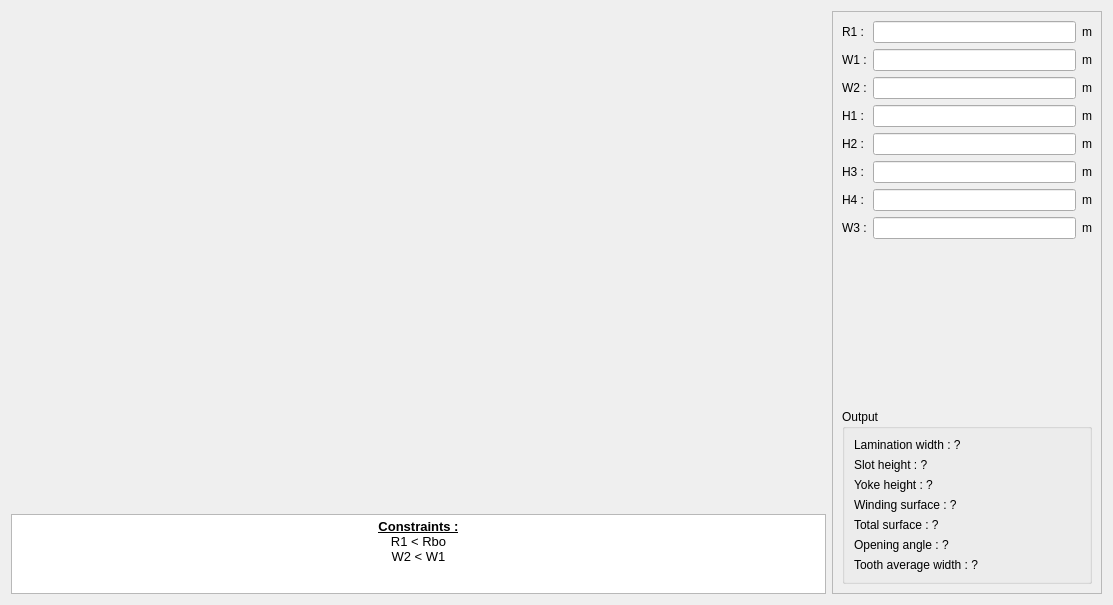
<?xml version="1.0" encoding="UTF-8"?>
<ui version="4.0">
 <class>PWSlot60</class>
 <widget class="QWidget" name="PWSlot60">
  <property name="geometry">
   <rect>
    <x>0</x>
    <y>0</y>
    <width>1113</width>
    <height>605</height>
   </rect>
  </property>
  <property name="minimumSize">
   <size>
    <width>630</width>
    <height>470</height>
   </size>
  </property>
  <property name="maximumSize">
   <size>
    <width>16777215</width>
    <height>16777215</height>
   </size>
  </property>
  <property name="windowTitle">
   <string>Form</string>
  </property>
  <layout class="QHBoxLayout" name="horizontalLayout">
   <item>
    <layout class="QVBoxLayout" name="verticalLayout_2">
     <item>
      <widget class="QLabel" name="img_slot">
       <property name="sizePolicy">
        <sizepolicy hsizetype="Expanding" vsizetype="Expanding">
         <horstretch>0</horstretch>
         <verstretch>0</verstretch>
        </sizepolicy>
       </property>
       <property name="maximumSize">
        <size>
         <width>16777215</width>
         <height>16777215</height>
        </size>
       </property>
       <property name="text">
        <string/>
       </property>
       <property name="pixmap">
        <pixmap resource="../../../../Resources/pyleecan.qrc">:/images/images/MachineSetup/WSlot/Slot_60.png</pixmap>
       </property>
       <property name="scaledContents">
        <bool>false</bool>
       </property>
       <property name="alignment">
        <set>Qt::AlignCenter</set>
       </property>
      </widget>
     </item>
     <item>
      <widget class="QTextEdit" name="txt_constraint">
       <property name="sizePolicy">
        <sizepolicy hsizetype="Expanding" vsizetype="Fixed">
         <horstretch>0</horstretch>
         <verstretch>0</verstretch>
        </sizepolicy>
       </property>
       <property name="maximumSize">
        <size>
         <width>16777215</width>
         <height>80</height>
        </size>
       </property>
       <property name="verticalScrollBarPolicy">
        <enum>Qt::ScrollBarAlwaysOff</enum>
       </property>
       <property name="html">
        <string>&lt;!DOCTYPE HTML PUBLIC &quot;-//W3C//DTD HTML 4.0//EN&quot; &quot;http://www.w3.org/TR/REC-html40/strict.dtd&quot;&gt;
&lt;html&gt;&lt;head&gt;&lt;meta name=&quot;qrichtext&quot; content=&quot;1&quot; /&gt;&lt;style type=&quot;text/css&quot;&gt;
p, li { white-space: pre-wrap; }
&lt;/style&gt;&lt;/head&gt;&lt;body style=&quot; font-family:'MS Shell Dlg 2'; font-size:7.8pt; font-weight:400; font-style:normal;&quot;&gt;
&lt;p align=&quot;center&quot; style=&quot; margin-top:0px; margin-bottom:0px; margin-left:0px; margin-right:0px; -qt-block-indent:0; text-indent:0px;&quot;&gt;&lt;span style=&quot; font-size:10pt; font-weight:600; text-decoration: underline;&quot;&gt;Constraints :&lt;/span&gt;&lt;/p&gt;
&lt;p align=&quot;center&quot; style=&quot; margin-top:0px; margin-bottom:0px; margin-left:0px; margin-right:0px; -qt-block-indent:0; text-indent:0px;&quot;&gt;&lt;span style=&quot; font-size:10pt;&quot;&gt;R1 &amp;lt; Rbo&lt;/span&gt;&lt;/p&gt;
&lt;p align=&quot;center&quot; style=&quot; margin-top:0px; margin-bottom:0px; margin-left:0px; margin-right:0px; -qt-block-indent:0; text-indent:0px;&quot;&gt;&lt;span style=&quot; font-size:10pt;&quot;&gt;W2 &amp;lt; W1&lt;/span&gt;&lt;/p&gt;&lt;/body&gt;&lt;/html&gt;</string>
       </property>
       <property name="textInteractionFlags">
        <set>Qt::TextSelectableByKeyboard|Qt::TextSelectableByMouse</set>
       </property>
      </widget>
     </item>
    </layout>
   </item>
   <item>
    <widget class="QScrollArea" name="scrollArea">
     <property name="minimumSize">
      <size>
       <width>270</width>
       <height>0</height>
      </size>
     </property>
     <property name="maximumSize">
      <size>
       <width>270</width>
       <height>16777215</height>
      </size>
     </property>
     <property name="widgetResizable">
      <bool>true</bool>
     </property>
     <widget class="QWidget" name="scrollAreaWidgetContents_2">
      <property name="geometry">
       <rect>
        <x>0</x>
        <y>0</y>
        <width>268</width>
        <height>581</height>
       </rect>
      </property>
      <layout class="QVBoxLayout" name="verticalLayout_4">
       <item>
        <layout class="QGridLayout" name="gridLayout">
         <item row="0" column="0">
          <widget class="QLabel" name="in_R1">
           <property name="text">
            <string>R1 :</string>
           </property>
          </widget>
         </item>
         <item row="0" column="1">
          <widget class="FloatEdit" name="lf_R1"/>
         </item>
         <item row="0" column="2">
          <widget class="QLabel" name="unit_R1">
           <property name="text">
            <string>m</string>
           </property>
          </widget>
         </item>
         <item row="1" column="0">
          <widget class="QLabel" name="in_W1">
           <property name="text">
            <string>W1 :</string>
           </property>
          </widget>
         </item>
         <item row="1" column="1">
          <widget class="FloatEdit" name="lf_W1"/>
         </item>
         <item row="1" column="2">
          <widget class="QLabel" name="unit_W1">
           <property name="text">
            <string>m</string>
           </property>
          </widget>
         </item>
         <item row="2" column="0">
          <widget class="QLabel" name="in_W2">
           <property name="text">
            <string>W2 :</string>
           </property>
          </widget>
         </item>
         <item row="2" column="1">
          <widget class="FloatEdit" name="lf_W2"/>
         </item>
         <item row="2" column="2">
          <widget class="QLabel" name="unit_W2">
           <property name="text">
            <string>m</string>
           </property>
          </widget>
         </item>
         <item row="3" column="0">
          <widget class="QLabel" name="in_H1">
           <property name="text">
            <string>H1 :</string>
           </property>
          </widget>
         </item>
         <item row="3" column="1">
          <widget class="FloatEdit" name="lf_H1"/>
         </item>
         <item row="3" column="2">
          <widget class="QLabel" name="unit_H1">
           <property name="text">
            <string>m</string>
           </property>
          </widget>
         </item>
         <item row="4" column="0">
          <widget class="QLabel" name="in_H2">
           <property name="text">
            <string>H2 :</string>
           </property>
          </widget>
         </item>
         <item row="4" column="1">
          <widget class="FloatEdit" name="lf_H2"/>
         </item>
         <item row="4" column="2">
          <widget class="QLabel" name="unit_H2">
           <property name="text">
            <string>m</string>
           </property>
          </widget>
         </item>
         <item row="5" column="0">
          <widget class="QLabel" name="in_H3">
           <property name="text">
            <string>H3 :</string>
           </property>
          </widget>
         </item>
         <item row="5" column="1">
          <widget class="FloatEdit" name="lf_H3"/>
         </item>
         <item row="5" column="2">
          <widget class="QLabel" name="unit_H3">
           <property name="text">
            <string>m</string>
           </property>
          </widget>
         </item>
         <item row="6" column="0">
          <widget class="QLabel" name="in_H4">
           <property name="text">
            <string>H4 :</string>
           </property>
          </widget>
         </item>
         <item row="6" column="1">
          <widget class="FloatEdit" name="lf_H4"/>
         </item>
         <item row="6" column="2">
          <widget class="QLabel" name="unit_H4">
           <property name="text">
            <string>m</string>
           </property>
          </widget>
         </item>
         <item row="7" column="0">
          <widget class="QLabel" name="in_W3">
           <property name="text">
            <string>W3 :</string>
           </property>
          </widget>
         </item>
         <item row="7" column="1">
          <widget class="FloatEdit" name="lf_W3"/>
         </item>
         <item row="7" column="2">
          <widget class="QLabel" name="unit_W3">
           <property name="text">
            <string>m</string>
           </property>
          </widget>
         </item>
        </layout>
       </item>
       <item>
        <spacer name="verticalSpacer">
         <property name="orientation">
          <enum>Qt::Vertical</enum>
         </property>
         <property name="sizeHint" stdset="0">
          <size>
           <width>20</width>
           <height>40</height>
          </size>
         </property>
        </spacer>
       </item>
       <item>
        <widget class="QGroupBox" name="g_output">
         <property name="minimumSize">
          <size>
           <width>200</width>
           <height>0</height>
          </size>
         </property>
         <property name="title">
          <string>Output</string>
         </property>
         <layout class="QVBoxLayout" name="verticalLayout_3">
          <item>
           <widget class="QLabel" name="out_Wlam">
            <property name="text">
             <string>Lamination width : ?</string>
            </property>
           </widget>
          </item>
          <item>
           <widget class="QLabel" name="out_slot_height">
            <property name="text">
             <string>Slot height : ?</string>
            </property>
           </widget>
          </item>
          <item>
           <widget class="QLabel" name="out_yoke_height">
            <property name="text">
             <string>Yoke height : ?</string>
            </property>
           </widget>
          </item>
          <item>
           <widget class="QLabel" name="out_wind_surface">
            <property name="text">
             <string>Winding surface : ?</string>
            </property>
           </widget>
          </item>
          <item>
           <widget class="QLabel" name="out_tot_surface">
            <property name="text">
             <string>Total surface : ?</string>
            </property>
           </widget>
          </item>
          <item>
           <widget class="QLabel" name="out_op_angle">
            <property name="text">
             <string>Opening angle : ?</string>
            </property>
           </widget>
          </item>
          <item>
           <widget class="QLabel" name="out_tooth_width">
            <property name="text">
             <string>Tooth average width : ?</string>
            </property>
           </widget>
          </item>
         </layout>
        </widget>
       </item>
      </layout>
     </widget>
    </widget>
   </item>
  </layout>
 </widget>
 <customwidgets>
  <customwidget>
   <class>FloatEdit</class>
   <extends>QLineEdit</extends>
   <header>......GUI/Tools/FloatEdit.h</header>
  </customwidget>
 </customwidgets>
 <tabstops>
  <tabstop>lf_R1</tabstop>
  <tabstop>lf_W1</tabstop>
  <tabstop>lf_W2</tabstop>
  <tabstop>lf_H1</tabstop>
  <tabstop>lf_H2</tabstop>
  <tabstop>txt_constraint</tabstop>
 </tabstops>
 <resources>
  <include location="../../../../Resources/pyleecan.qrc"/>
 </resources>
 <connections/>
</ui>
